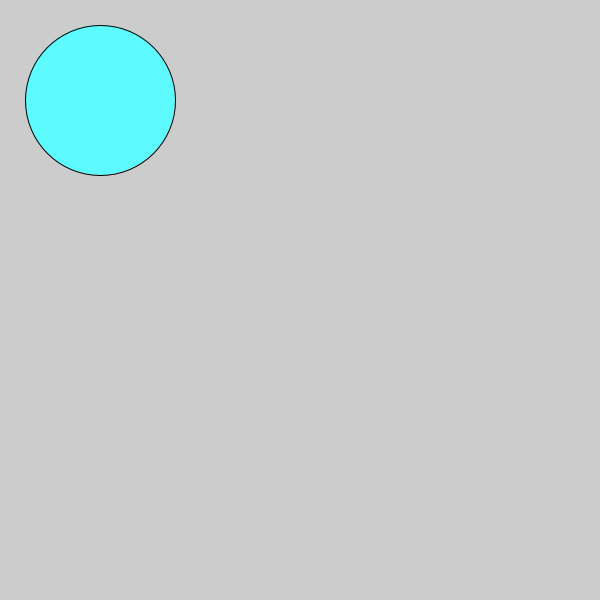
Frame 1 (no input)
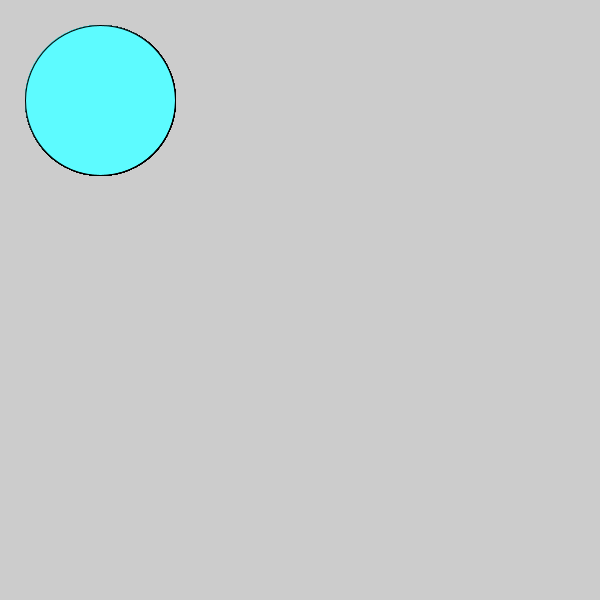
Frame 60 (the mouse pressed at the canvas centre just before this capture)
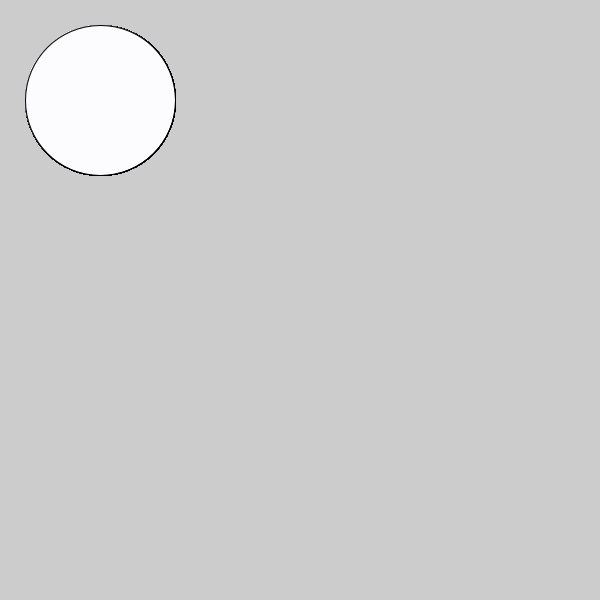
Frame 120 (the mouse held since frame 60 and released just before this capture)

The Processing sketch that drew these frames (run headless with seeded random() and noise(); from frame 60 on, the mouse is pressed at the canvas centre):

// Processing sketch: flashing_circle
// ── flashing_circle.pde
void setup ()  {size (600, 600);

}
void draw ()  {  fill (#FCFCFF);

  if (mousePressed) {
// put one color here
} else {fill (#5DFBFF);
// put a different color here
}

  ellipse (100, 100, 150, 150);
  fill (#FCFCFF);
fill (#5DFBFF);
}
